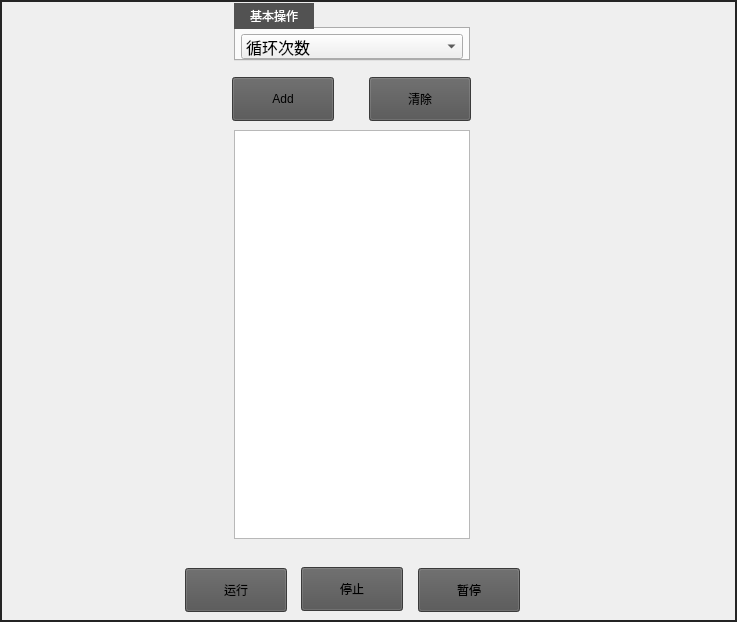
     <widget class="QGroupBox" name="groupBox_7">
      <property name="geometry">
       <rect>
        <x>1</x>
        <y>3</y>
        <width>737</width>
        <height>622</height>
       </rect>
      </property>
      <property name="styleSheet">
       <string notr="true">QGroupBox {
  border: 1.5px solid rgb(36, 36, 36);
}

</string>
      </property>
      <property name="title">
       <string/>
      </property>
      <widget class="QTabWidget" name="tabWidget_2">
       <property name="geometry">
        <rect>
         <x>234</x>
         <y>3</y>
         <width>236</width>
         <height>58</height>
        </rect>
       </property>
       <property name="styleSheet">
        <string notr="true">QTabBar::tab {
min-width:80px;
min-height:20px;
}	
QTabBar::tab {
        color:rgb(220, 220, 220);
        background: rgb(100, 100, 100);
}

QTabBar::tab:hover {
        background: rgb(82, 82, 82);
}

QTabBar::tab:selected {
        color: white;
        background: rgb(82, 82, 82);
}</string>
       </property>
       <property name="currentIndex">
        <number>0</number>
       </property>
       <widget class="QWidget" name="tab_3">
        <attribute name="title">
         <string>基本操作</string>
        </attribute>
        <widget class="QComboBox" name="comboBox">
         <property name="geometry">
          <rect>
           <x>5</x>
           <y>5</y>
           <width>222</width>
           <height>25</height>
          </rect>
         </property>
         <property name="font">
          <font>
           <family>隶书</family>
           <pointsize>12</pointsize>
          </font>
         </property>
         <property name="layoutDirection">
          <enum>Qt::LeftToRight</enum>
         </property>
         <property name="iconSize">
          <size>
           <width>20</width>
           <height>20</height>
          </size>
         </property>
         <item>
          <property name="text">
           <string>循环次数</string>
          </property>
         </item>
         <item>
          <property name="text">
           <string>移动</string>
          </property>
         </item>
         <item>
          <property name="text">
           <string>旋转</string>
          </property>
         </item>
         <item>
          <property name="text">
           <string>顶升</string>
          </property>
         </item>
         <item>
          <property name="text">
           <string>下降</string>
          </property>
         </item>
         <item>
          <property name="text">
           <string>充电</string>
          </property>
         </item>
         <item>
          <property name="text">
           <string>退出充电</string>
          </property>
         </item>
         <item>
          <property name="text">
           <string>重启642</string>
          </property>
         </item>
         <item>
          <property name="text">
           <string>顶升前确认</string>
          </property>
         </item>
         <item>
          <property name="text">
           <string>顶升后确认</string>
          </property>
         </item>
         <item>
          <property name="text">
           <string>微移动</string>
          </property>
         </item>
         <item>
          <property name="text">
           <string>微转向</string>
          </property>
         </item>
         <item>
          <property name="text">
           <string>DeBug</string>
          </property>
         </item>
         <item>
          <property name="text">
           <string>货架换向</string>
          </property>
         </item>
         <item>
          <property name="text">
           <string>获得下位机里程</string>
          </property>
         </item>
         <item>
          <property name="text">
           <string>获得下位机版本号</string>
          </property>
         </item>
        </widget>
       </widget>
      </widget>
      <widget class="QPushButton" name="pushButton_Suspend">
       <property name="geometry">
        <rect>
         <x>418</x>
         <y>568</y>
         <width>102</width>
         <height>44</height>
        </rect>
       </property>
       <property name="minimumSize">
        <size>
         <width>102</width>
         <height>44</height>
        </size>
       </property>
       <property name="maximumSize">
        <size>
         <width>102</width>
         <height>44</height>
        </size>
       </property>
       <property name="styleSheet">
        <string notr="true">QPushButton:enabled {
        background: rgb(82, 82, 82);
}
QPushButton:enabled:hover{
        background: rgb(100, 100, 100);
}
QPushButton:enabled:pressed{
        background: rgb(56, 56, 56);
}</string>
       </property>
       <property name="text">
        <string>暂停</string>
       </property>
      </widget>
      <widget class="QPushButton" name="pushButton_Run">
       <property name="geometry">
        <rect>
         <x>185</x>
         <y>568</y>
         <width>102</width>
         <height>44</height>
        </rect>
       </property>
       <property name="minimumSize">
        <size>
         <width>102</width>
         <height>44</height>
        </size>
       </property>
       <property name="maximumSize">
        <size>
         <width>102</width>
         <height>44</height>
        </size>
       </property>
       <property name="styleSheet">
        <string notr="true">
QPushButton:enabled {
        background: rgb(82, 82, 82);
}
QPushButton:enabled:hover{
        background: rgb(100, 100, 100);
}
QPushButton:enabled:pressed{
        background: rgb(56, 56, 56);
}
</string>
       </property>
       <property name="text">
        <string>运行</string>
       </property>
      </widget>
      <widget class="QPushButton" name="pushButton_Stop">
       <property name="geometry">
        <rect>
         <x>301</x>
         <y>567</y>
         <width>102</width>
         <height>44</height>
        </rect>
       </property>
       <property name="minimumSize">
        <size>
         <width>102</width>
         <height>44</height>
        </size>
       </property>
       <property name="maximumSize">
        <size>
         <width>102</width>
         <height>44</height>
        </size>
       </property>
       <property name="styleSheet">
        <string notr="true">QPushButton:enabled {
        background: rgb(82, 82, 82);
}
QPushButton:enabled:hover{
        background: rgb(100, 100, 100);
}
QPushButton:enabled:pressed{
        background: rgb(56, 56, 56);
}</string>
       </property>
       <property name="text">
        <string>停止</string>
       </property>
      </widget>
      <widget class="QTextEdit" name="textEdit">
       <property name="geometry">
        <rect>
         <x>234</x>
         <y>130</y>
         <width>236</width>
         <height>409</height>
        </rect>
       </property>
      </widget>
      <widget class="QPushButton" name="pushButton_Add_Cmd">
       <property name="geometry">
        <rect>
         <x>232</x>
         <y>77</y>
         <width>102</width>
         <height>44</height>
        </rect>
       </property>
       <property name="minimumSize">
        <size>
         <width>102</width>
         <height>44</height>
        </size>
       </property>
       <property name="maximumSize">
        <size>
         <width>102</width>
         <height>44</height>
        </size>
       </property>
       <property name="styleSheet">
        <string notr="true">QPushButton:enabled {
        background: rgb(82, 82, 82);
}
QPushButton:enabled:hover{
        background: rgb(100, 100, 100);
}
QPushButton:enabled:pressed{
        background: rgb(56, 56, 56);
}
</string>
       </property>
       <property name="text">
        <string>Add</string>
       </property>
      </widget>
      <widget class="QPushButton" name="pushButton_Clear">
       <property name="geometry">
        <rect>
         <x>369</x>
         <y>77</y>
         <width>102</width>
         <height>44</height>
        </rect>
       </property>
       <property name="minimumSize">
        <size>
         <width>102</width>
         <height>44</height>
        </size>
       </property>
       <property name="maximumSize">
        <size>
         <width>102</width>
         <height>44</height>
        </size>
       </property>
       <property name="styleSheet">
        <string notr="true">QPushButton:enabled {
        background: rgb(82, 82, 82);
}
QPushButton:enabled:hover{
        background: rgb(100, 100, 100);
}
QPushButton:enabled:pressed{
        background: rgb(56, 56, 56);
}
</string>
       </property>
       <property name="text">
        <string>清除</string>
       </property>
      </widget>
     </widget>
